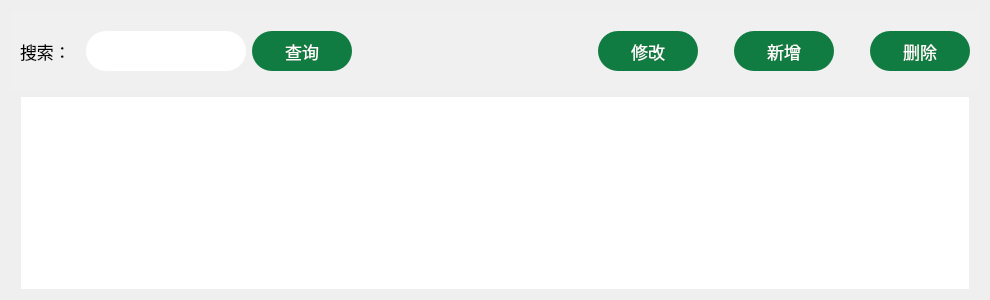
          <widget class="QWidget" name="page_4">
           <layout class="QGridLayout" name="gridLayout_18">
            <item row="0" column="0">
             <widget class="QWidget" name="widget_3" native="true">
              <property name="minimumSize">
               <size>
                <width>0</width>
                <height>80</height>
               </size>
              </property>
              <property name="styleSheet">
               <string notr="true">
background-color: #F0F0F0;</string>
              </property>
              <layout class="QHBoxLayout" name="horizontalLayout_3">
               <item>
                <widget class="QLabel" name="label_14">
                 <property name="minimumSize">
                  <size>
                   <width>60</width>
                   <height>40</height>
                  </size>
                 </property>
                 <property name="maximumSize">
                  <size>
                   <width>60</width>
                   <height>40</height>
                  </size>
                 </property>
                 <property name="font">
                  <font>
                   <family>微软雅黑</family>
                   <pointsize>13</pointsize>
                  </font>
                 </property>
                 <property name="text">
                  <string>搜索：</string>
                 </property>
                </widget>
               </item>
               <item>
                <widget class="QLineEdit" name="Search_2">
                 <property name="minimumSize">
                  <size>
                   <width>160</width>
                   <height>40</height>
                  </size>
                 </property>
                 <property name="maximumSize">
                  <size>
                   <width>160</width>
                   <height>40</height>
                  </size>
                 </property>
                 <property name="font">
                  <font>
                   <family>微软雅黑</family>
                   <pointsize>11</pointsize>
                  </font>
                 </property>
                 <property name="styleSheet">
                  <string notr="true">border-radius: 20px;
background-color: #ffffff;
padding-left: 12;</string>
                 </property>
                 <property name="frame">
                  <bool>true</bool>
                 </property>
                </widget>
               </item>
               <item>
                <widget class="QPushButton" name="Btn_Search_2">
                 <property name="minimumSize">
                  <size>
                   <width>100</width>
                   <height>40</height>
                  </size>
                 </property>
                 <property name="maximumSize">
                  <size>
                   <width>110</width>
                   <height>40</height>
                  </size>
                 </property>
                 <property name="font">
                  <font>
                   <family>微软雅黑</family>
                   <pointsize>13</pointsize>
                  </font>
                 </property>
                 <property name="styleSheet">
                  <string notr="true">QPushButton {
	border-radius: 20px;
	background :#107C41;
	color: #ffffff
}

QPushButton:hover {
    background-color: #0F703B;
}

QPushButton:pressed {
    background-color: #107C41;
}</string>
                 </property>
                 <property name="text">
                  <string>查询</string>
                 </property>
                </widget>
               </item>
               <item>
                <spacer name="horizontalSpacer_20">
                 <property name="orientation">
                  <enum>Qt::Horizontal</enum>
                 </property>
                 <property name="sizeType">
                  <enum>QSizePolicy::Fixed</enum>
                 </property>
                 <property name="sizeHint" stdset="0">
                  <size>
                   <width>240</width>
                   <height>20</height>
                  </size>
                 </property>
                </spacer>
               </item>
               <item>
                <widget class="QPushButton" name="Btn_Modify_2">
                 <property name="minimumSize">
                  <size>
                   <width>100</width>
                   <height>40</height>
                  </size>
                 </property>
                 <property name="maximumSize">
                  <size>
                   <width>110</width>
                   <height>40</height>
                  </size>
                 </property>
                 <property name="font">
                  <font>
                   <family>微软雅黑</family>
                   <pointsize>13</pointsize>
                  </font>
                 </property>
                 <property name="styleSheet">
                  <string notr="true">QPushButton {
	border-radius: 20px;
	background :#107C41;
	color: #ffffff
}

QPushButton:hover {
    background-color: #0F703B;
}

QPushButton:pressed {
    background-color: #107C41;
}</string>
                 </property>
                 <property name="text">
                  <string>修改</string>
                 </property>
                </widget>
               </item>
               <item>
                <spacer name="horizontalSpacer_28">
                 <property name="orientation">
                  <enum>Qt::Horizontal</enum>
                 </property>
                 <property name="sizeType">
                  <enum>QSizePolicy::Fixed</enum>
                 </property>
                 <property name="sizeHint" stdset="0">
                  <size>
                   <width>30</width>
                   <height>20</height>
                  </size>
                 </property>
                </spacer>
               </item>
               <item>
                <widget class="QPushButton" name="Btn_Add_2">
                 <property name="minimumSize">
                  <size>
                   <width>100</width>
                   <height>40</height>
                  </size>
                 </property>
                 <property name="maximumSize">
                  <size>
                   <width>110</width>
                   <height>40</height>
                  </size>
                 </property>
                 <property name="font">
                  <font>
                   <family>微软雅黑</family>
                   <pointsize>13</pointsize>
                  </font>
                 </property>
                 <property name="styleSheet">
                  <string notr="true">QPushButton {
	border-radius: 20px;
	background :#107C41;
	color: #ffffff
}

QPushButton:hover {
    background-color: #0F703B;
}

QPushButton:pressed {
    background-color: #107C41;
}</string>
                 </property>
                 <property name="text">
                  <string>新增</string>
                 </property>
                </widget>
               </item>
               <item>
                <spacer name="horizontalSpacer_29">
                 <property name="orientation">
                  <enum>Qt::Horizontal</enum>
                 </property>
                 <property name="sizeType">
                  <enum>QSizePolicy::Fixed</enum>
                 </property>
                 <property name="sizeHint" stdset="0">
                  <size>
                   <width>30</width>
                   <height>20</height>
                  </size>
                 </property>
                </spacer>
               </item>
               <item>
                <widget class="QPushButton" name="Btn_Delete_2">
                 <property name="minimumSize">
                  <size>
                   <width>100</width>
                   <height>40</height>
                  </size>
                 </property>
                 <property name="maximumSize">
                  <size>
                   <width>110</width>
                   <height>40</height>
                  </size>
                 </property>
                 <property name="font">
                  <font>
                   <family>微软雅黑</family>
                   <pointsize>13</pointsize>
                  </font>
                 </property>
                 <property name="styleSheet">
                  <string notr="true">QPushButton {
	border-radius: 20px;
	background :#107C41;
	color: #ffffff
}

QPushButton:hover {
    background-color: #0F703B;
}

QPushButton:pressed {
    background-color: #107C41;
}</string>
                 </property>
                 <property name="text">
                  <string>删除</string>
                 </property>
                </widget>
               </item>
              </layout>
             </widget>
            </item>
            <item row="1" column="0">
             <layout class="QGridLayout" name="gridLayout_17">
              <item row="0" column="2">
               <spacer name="horizontalSpacer_23">
                <property name="orientation">
                 <enum>Qt::Horizontal</enum>
                </property>
                <property name="sizeType">
                 <enum>QSizePolicy::Fixed</enum>
                </property>
                <property name="sizeHint" stdset="0">
                 <size>
                  <width>10</width>
                  <height>20</height>
                 </size>
                </property>
               </spacer>
              </item>
              <item row="0" column="0">
               <spacer name="horizontalSpacer_22">
                <property name="orientation">
                 <enum>Qt::Horizontal</enum>
                </property>
                <property name="sizeType">
                 <enum>QSizePolicy::Fixed</enum>
                </property>
                <property name="sizeHint" stdset="0">
                 <size>
                  <width>10</width>
                  <height>20</height>
                 </size>
                </property>
               </spacer>
              </item>
              <item row="0" column="1">
               <widget class="QTableWidget" name="CourseTable">
                <property name="font">
                 <font>
                  <family>微软雅黑</family>
                  <pointsize>-1</pointsize>
                 </font>
                </property>
                <property name="focusPolicy">
                 <enum>Qt::NoFocus</enum>
                </property>
                <property name="autoFillBackground">
                 <bool>false</bool>
                </property>
                <property name="styleSheet">
                 <string notr="true">QHeaderView {
	background:transparent;  
	border:none;      
}

QHeaderView::section {      
	color: #292A29;
	background:#FFFFFF;     
	border:none;                 
    min-height:60px;               
    max-height:60px;               
 
    margin-left:0px; 
    padding-left: 8px;            
    padding-bottom: 10px; 
	border-bottom:2px solid #D9D9D9 ; 
}
 
QTableWidget {
    background:#FFFFFF;           
    border:none;                 
 
    font-size:13px;                
    font-family: &quot;微软雅黑&quot;; 
    color: #535353;                
}
 
QTableWidget::item              
{
    border-bottom:1px solid #E8E8E8 ; 
	padding-left: 8px;
}
 
QTableWidget::item::selected      
{       
	color: #0F703B;
    background:  #F0F0F0;                      
}
 
QScrollBar::handle:vertical      
{
    background: #8C8C8C;      
    border-radius:7px;                 
    width: 2px;                    
}

QScrollBar::handle:horizontal      
{
    background: #8C8C8C;     
    border-radius:7px;                 
    height: 2px;                      
}

QScrollBar::sub-line:vertical, QScrollBar::add-line:vertical,
QScrollBar::sub-line:horizontal, QScrollBar::add-line:horizontal {
    width: 0;
    height: 0;
}</string>
                </property>
                <property name="frameShape">
                 <enum>QFrame::NoFrame</enum>
                </property>
                <property name="frameShadow">
                 <enum>QFrame::Plain</enum>
                </property>
                <property name="sizeAdjustPolicy">
                 <enum>QAbstractScrollArea::AdjustIgnored</enum>
                </property>
                <property name="editTriggers">
                 <set>QAbstractItemView::NoEditTriggers</set>
                </property>
                <property name="showDropIndicator" stdset="0">
                 <bool>true</bool>
                </property>
                <property name="alternatingRowColors">
                 <bool>false</bool>
                </property>
                <property name="selectionBehavior">
                 <enum>QAbstractItemView::SelectRows</enum>
                </property>
                <property name="textElideMode">
                 <enum>Qt::ElideRight</enum>
                </property>
                <property name="showGrid">
                 <bool>false</bool>
                </property>
                <property name="gridStyle">
                 <enum>Qt::SolidLine</enum>
                </property>
                <property name="sortingEnabled">
                 <bool>true</bool>
                </property>
                <attribute name="horizontalHeaderVisible">
                 <bool>false</bool>
                </attribute>
                <attribute name="horizontalHeaderCascadingSectionResizes">
                 <bool>true</bool>
                </attribute>
                <attribute name="horizontalHeaderMinimumSectionSize">
                 <number>40</number>
                </attribute>
                <attribute name="horizontalHeaderDefaultSectionSize">
                 <number>125</number>
                </attribute>
                <attribute name="horizontalHeaderHighlightSections">
                 <bool>true</bool>
                </attribute>
                <attribute name="horizontalHeaderShowSortIndicator" stdset="0">
                 <bool>true</bool>
                </attribute>
                <attribute name="horizontalHeaderStretchLastSection">
                 <bool>true</bool>
                </attribute>
                <attribute name="verticalHeaderVisible">
                 <bool>false</bool>
                </attribute>
                <attribute name="verticalHeaderCascadingSectionResizes">
                 <bool>false</bool>
                </attribute>
                <attribute name="verticalHeaderMinimumSectionSize">
                 <number>25</number>
                </attribute>
                <attribute name="verticalHeaderDefaultSectionSize">
                 <number>40</number>
                </attribute>
                <attribute name="verticalHeaderShowSortIndicator" stdset="0">
                 <bool>true</bool>
                </attribute>
                <attribute name="verticalHeaderStretchLastSection">
                 <bool>false</bool>
                </attribute>
               </widget>
              </item>
             </layout>
            </item>
           </layout>
          </widget>
